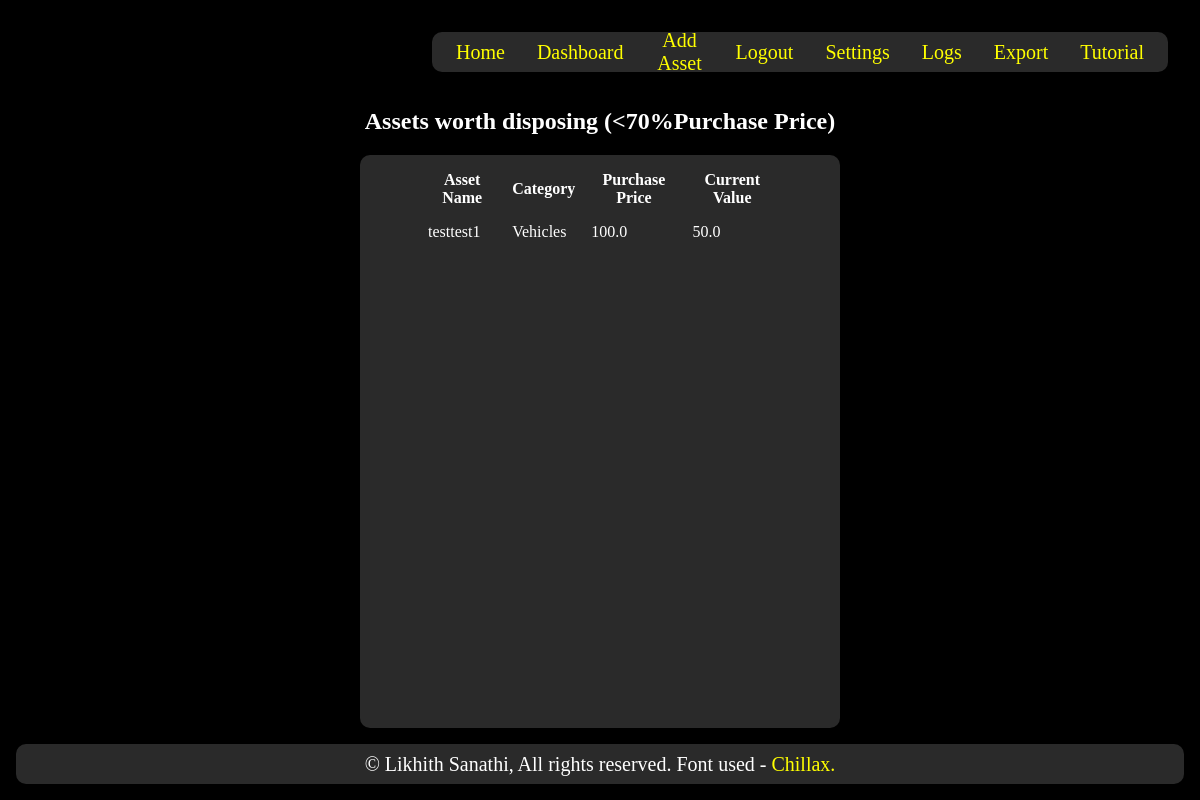
Screenshot of /insights (signed in) with the database file from the repository.
### tables this page shows
CREATE TABLE delta (
    id INTEGER PRIMARY KEY AUTOINCREMENT,
    asset_id INTEGER NOT NULL,
    name TEXT NOT NULL,
    old_value FLOAT NOT NULL,
    new_value FLOAT NOT NULL,
    delta FLOAT NOT NULL,
    date DATE NOT NULL,
    delta_type TEXT NOT NULL CHECK(delta_type IN('depreciation','appreciation')),
    FOREIGN KEY (asset_id) references assets(id)
    );

CREATE TABLE assets (
    id INTEGER PRIMARY KEY AUTOINCREMENT,
    user_id INTEGER NOT NULL,
    name TEXT NOT NULL,
    category TEXT NOT NULL,
    purchase_price REAL NOT NULL,
    current_value REAL NOT NULL,
    quantity INTEGER NOT NULL,
    purchase_date DATE NOT NULL,
    is_deleted INTEGER DEFAULT 0 NOT NULL,
    FOREIGN KEY (user_id) REFERENCES users(id)
        );

### app.py (the view)
@app.route('/insights', methods=['GET', 'POST'])
@login_required
def insights():
    db = get_db()
    user_id = session.get('user_id')
    depr_advice = db.execute('''SELECT *
                                FROM delta AS d
                                JOIN assets AS a ON d.asset_id = a.id
                                WHERE a.user_id = ?
                                AND d.delta_type = 'depreciation'
                                AND a.is_deleted = 0
                                AND d.id = (
                                    SELECT MAX(d2.id)
                                    FROM delta AS d2
                                    WHERE d2.asset_id = d.asset_id
                                    AND d2.delta_type = 'depreciation'
                                )
                                 AND a.current_value < (a.purchase_price * 0.7);''',(user_id,)).fetchall()
    return render_template('insights.html', depr_advice=depr_advice, title='Insights')

### app.py (called while the page is built)
@app.before_request
def load_logged_in_user():
    g.user = session.get('user_id', None)

def login_required(view):
    @wraps(view)
    def wrapped_view(*args, **kwargs):
        if g.user is None:
            return redirect(url_for('login', next=request.url))
        return view(*args,**kwargs)
    return wrapped_view

### database.py (called while the page is built)
def get_db():
    if "db" not in g:
        g.db = sqlite3.connect(DATABASE,
            detect_types=sqlite3.PARSE_DECLTYPES
        )
        g.db.row_factory = sqlite3.Row
    return g.db

### templates/insights.html
{% extends 'base.html' %}
{% block body_id %}insights{% endblock %}
{% block nav %}
<a href="{{ url_for('index') }}">Home</a>
<a href="{{ url_for('dashboard') }}">Dashboard</a>
<a href="{{ url_for('add_asset') }}">Add Asset</a>
<a href="{{ url_for('logout') }}">Logout</a>
<a href="{{ url_for('settings')}}">Settings</a>
<a href="{{ url_for('logs')}}">Logs</a>
<a href="{{ url_for('export')}}">Export</a>
<a href="{{ url_for('tutorial')}}">Tutorial</a>
{% endblock %}
{% block content %}
<h2>Assets worth disposing (<70%Purchase Price)</h2>
<div>
    <table>
        <tr>
            <th>Asset Name</th>
            <th>Category</th>
            <th>Purchase Price</th>
            <th>Current Value</th>
        </tr>
        {% for asset in depr_advice %}
        <tr>
            <td>{{ asset.name }}</td>
            <td>{{ asset.category }}</td>
            <td>{{ asset.purchase_price }}</td>
            <td>{{ asset.current_value }}</td>
        </tr>
        {% endfor %}
    </table>
</div>
{% endblock %}

### static/css/styles.css (style rules this page uses)
:root { --text-color: rgb(255, 255, 255); --background-color: rgb(0, 0, 0); --foreground-color: rgba(141, 141, 141, 0.3); --input-color: rgb(198, 198, 198); --submit: rgb(47, 47, 47); }
body, p, a { font-family: chillax-regular; text-decoration: none; color: var(--text-color); text-align: center; }
body { display: flex; flex-direction: column; margin: 0px; height: 100vh; justify-content: space-between; }
nav a, form a, table a, footer a { color: yellow; }
th, td { padding: 0.5rem; text-align: left; min-width: 100%; }
th { text-align: center; }
html { background-color: var(--background-color); }

### rows the page displays
delta: name "testtest1", category "Vehicles", purchase_price "100.0", current_value "50.0"
